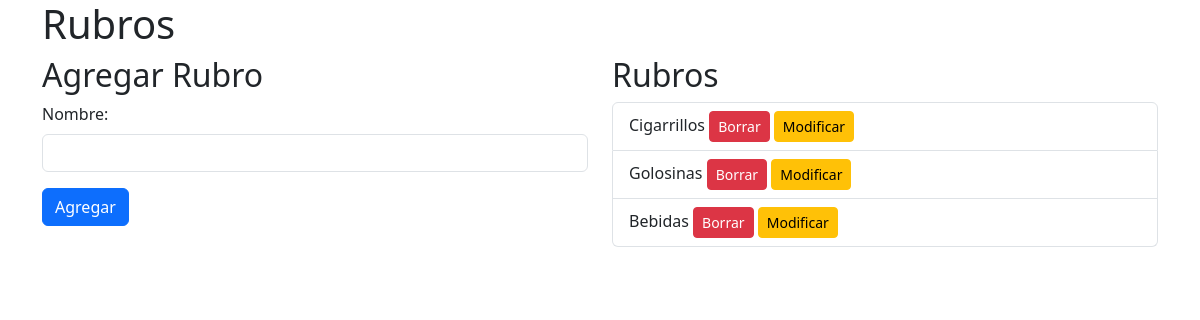
Page /productos/rubros on the committed database.
### database_setup.py (models this page shows)
class Rubro(Base):
    __tablename__ = 'Rubro'
    id = Column(Integer, primary_key=True, autoincrement=True)
    nombre = Column(String, nullable=False)

### productos.py (the view)
@productos_bp.route('/productos/rubros')
def mostrar_rubros():
    rubros = session.query(Rubro).all()
    return render_template('rubros.html', rubros=rubros)

### templates/rubros.html (shortened to what this page needs)
<!DOCTYPE html>
<html lang="en">
<head>
    <link href="https://cdn.jsdelivr.net/npm/bootstrap@5.3.0/dist/css/bootstrap.min.css" rel="stylesheet">
</head>
<body>
    <div class="container">
        <h1>Rubros</h1>
        <div class="row">
            <div class="col-md-6">
                <h2>Agregar Rubro</h2>
                <form action="/productos/rubros/agregar" method="POST">
                    <div class="mb-3">
                        <label for="nombre" class="form-label">Nombre:</label>
                        <input type="text" class="form-control" id="nombre" name="nombre" required>
                    </div>
                    <button type="submit" class="btn btn-primary">Agregar</button>
                </form>
            </div>
            <div class="col-md-6">
                <h2>Rubros</h2>
                <ul class="list-group">
                    {% for rubro in rubros %}
                    <li class="list-group-item">{{ rubro.nombre }} <a href="/productos/rubros/borrar/{{ rubro.id }}" class="btn btn-danger btn-sm">Borrar</a> <a href="/productos/rubros/modificar/{{ rubro.id }}" class="btn btn-warning btn-sm">Modificar</a></li>
                    {% endfor %}
                </ul>
            </div>
        </div>
    </div>
</body>
</html>

### rows in the picture
Rubro: nombre "Cigarrillos"
Rubro: nombre "Golosinas"
Rubro: nombre "Bebidas"
